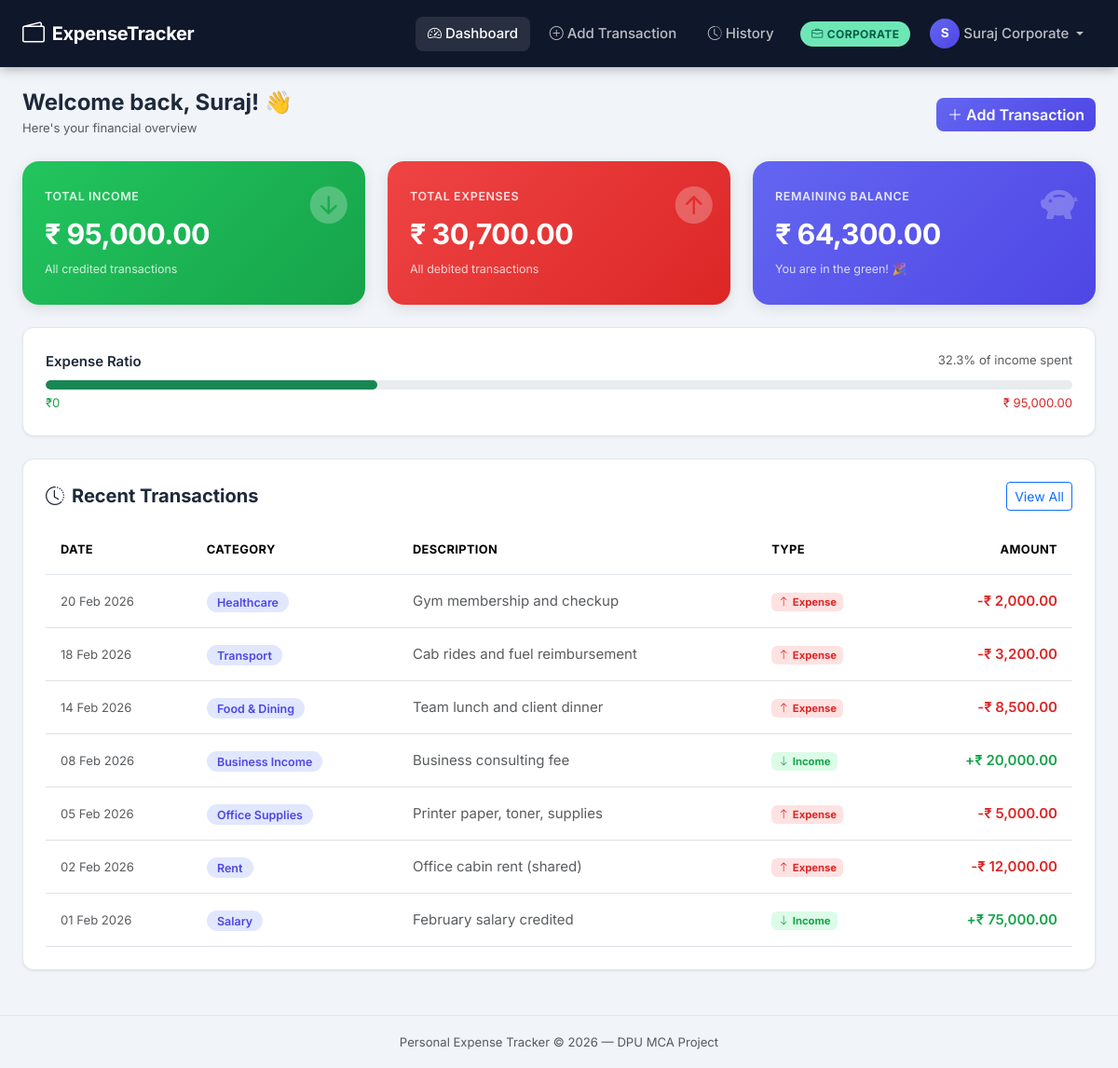
The app's page /dashboard.php (signed in) with its own data.
### tables this page shows
CREATE TABLE transactions (
    id INT(11) NOT NULL AUTO_INCREMENT,
    user_id INT(11) NOT NULL,
    amount DECIMAL(12,2) NOT NULL CHECK (amount > 0),
    type ENUM('Income','Expense') NOT NULL,
    category_id INT(11) NOT NULL,
    description VARCHAR(255) DEFAULT NULL,
    date DATE NOT NULL,
    created_at TIMESTAMP NOT NULL DEFAULT CURRENT_TIMESTAMP,

    PRIMARY KEY (id),

    CONSTRAINT fk_transactions_user
        FOREIGN KEY (user_id)
        REFERENCES users(id)
        ON DELETE CASCADE
        ON UPDATE CASCADE,

    CONSTRAINT fk_transactions_category
        FOREIGN KEY (category_id)
        REFERENCES categories(id)
        ON DELETE RESTRICT
        ON UPDATE CASCADE
);

CREATE TABLE categories (
    id INT(11) NOT NULL AUTO_INCREMENT,
    name VARCHAR(100) NOT NULL UNIQUE,
    type ENUM('Income','Expense','Both') NOT NULL DEFAULT 'Both',

    PRIMARY KEY (id)
);

### dashboard.php (the view, shortened to what this page needs)
<?php
$conn    = getConnection();
$user_id = (int) $_SESSION['user_id'];
$incomeRes = $conn->query(
    "SELECT COALESCE(SUM(amount), 0) AS total_income
     FROM transactions
     WHERE user_id = $user_id AND type = 'Income'"
);
$total_income = (float) $incomeRes->fetch_assoc()['total_income'];
$expenseRes = $conn->query(
    "SELECT COALESCE(SUM(amount), 0) AS total_expense
     FROM transactions
     WHERE user_id = $user_id AND type = 'Expense'"
);
$total_expense = (float) $expenseRes->fetch_assoc()['total_expense'];
$balance = $total_income - $total_expense;
$recentRes = $conn->query(
    "SELECT t.id, t.amount, t.type, t.description, t.date,
            c.name AS category_name
     FROM transactions t
     JOIN categories c ON t.category_id = c.id
     WHERE t.user_id = $user_id
     ORDER BY t.date DESC, t.id DESC
     LIMIT 8"
);
$recent_transactions = $recentRes->fetch_all(MYSQLI_ASSOC);
function rupees(float $val): string {
    return '₹ ' . number_format($val, 2);
}
?>
<!DOCTYPE html>
<html lang="en">
<head>
    <link rel="stylesheet" href="https://cdn.jsdelivr.net/npm/bootstrap@5.3.2/dist/css/bootstrap.min.css"/>
    <link rel="stylesheet" href="https://cdn.jsdelivr.net/npm/bootstrap-icons@1.11.3/font/bootstrap-icons.min.css"/>
    <link rel="stylesheet" href="style.css"/>
</head>
<body class="app-body">
<nav class="navbar navbar-expand-lg app-navbar">
    <div class="container-fluid px-4">
        <a class="navbar-brand d-flex align-items-center gap-2" href="dashboard.php">
            <i class="bi bi-wallet2 fs-4"></i>
            <span class="fw-bold">ExpenseTracker</span>
        </a>
        <div class="collapse navbar-collapse" id="navMenu">
            <ul class="navbar-nav ms-auto align-items-center gap-2">
                <li class="nav-item">
                    <a class="nav-link active" href="dashboard.php">
                        <i class="bi bi-speedometer2 me-1"></i>Dashboard
                    </a>
                </li>
                <li class="nav-item">
                    <a class="nav-link" href="add_transaction.php">
                        <i class="bi bi-plus-circle me-1"></i>Add Transaction
                    </a>
                </li>
                <li class="nav-item">
                    <a class="nav-link" href="history.php">
                        <i class="bi bi-clock-history me-1"></i>History
                    </a>
                </li>
                <li class="nav-item ms-2">
                    <span class="role-badge badge-<?= strtolower($_SESSION['user_role']) ?>">
                        <i class="bi bi-<?= $_SESSION['user_role'] === 'Student' ? 'mortarboard' : 'briefcase' ?> me-1"></i>
                        <?= htmlspecialchars($_SESSION['user_role']) ?>
                    </span>
                </li>
                <li class="nav-item dropdown">
                    <a class="nav-link dropdown-toggle d-flex align-items-center gap-1" href="#"
                       data-bs-toggle="dropdown">
                        <div class="avatar-circle">
                            <?= strtoupper(substr($_SESSION['username'], 0, 1)) ?>
                        </div>
                        <span><?= htmlspecialchars($_SESSION['username']) ?></span>
                    </a>
                </li>
            </ul>
        </div>
    </div>
</nav>
<main class="container-fluid px-4 py-4">
    <div class="d-flex align-items-center justify-content-between mb-4 flex-wrap gap-2">
        <div>
            <h4 class="fw-bold mb-0">Welcome back, <?= htmlspecialchars(explode(' ', $_SESSION['username'])[0]) ?>! 👋</h4>
            <small class="text-muted">Here's your financial overview</small>
        </div>
        <a href="add_transaction.php" class="btn btn-primary">
            <i class="bi bi-plus-lg me-1"></i>Add Transaction
        </a>
    </div>
    <div class="row g-4 mb-4">
        <div class="col-12 col-md-4">
            <div class="summary-card income-card">
                <div class="card-icon"><i class="bi bi-arrow-down-circle-fill"></i></div>
                <div class="card-label">Total Income</div>
                <div class="card-amount"><?= rupees($total_income) ?></div>
                <div class="card-sub">All credited transactions</div>
            </div>
        </div>
        <div class="col-12 col-md-4">
            <div class="summary-card expense-card">
                <div class="card-icon"><i class="bi bi-arrow-up-circle-fill"></i></div>
                <div class="card-label">Total Expenses</div>
                <div class="card-amount"><?= rupees($total_expense) ?></div>
                <div class="card-sub">All debited transactions</div>
            </div>
        </div>
        <div class="col-12 col-md-4">
            <div class="summary-card balance-card <?= $balance < 0 ? 'negative' : '' ?>">
                <div class="card-icon"><i class="bi bi-piggy-bank-fill"></i></div>
                <div class="card-label">Remaining Balance</div>
                <div class="card-amount"><?= rupees($balance) ?></div>
                <div class="card-sub"><?= $balance >= 0 ? 'You are in the green! 🎉' : 'Expenses exceed income!' ?></div>
            </div>
        </div>
    </div>
    <?php if ($total_income > 0): ?>
    <div class="info-card mb-4">
        <div class="d-flex justify-content-between mb-2">
            <span class="fw-semibold">Expense Ratio</span>
            <span class="text-muted small">
                <?= round(($total_expense / $total_income) * 100, 1) ?>% of income spent
            </span>
        </div>
        <?php $ratio = min(100, ($total_expense / $total_income) * 100); ?>
        <div class="progress" style="height: 10px; border-radius: 999px;">
            <div class="progress-bar <?= $ratio > 80 ? 'bg-danger' : ($ratio > 60 ? 'bg-warning' : 'bg-success') ?>"
                 style="width: <?= $ratio ?>%; border-radius: 999px; transition: width 1s ease;">
            </div>
        </div>
        <div class="d-flex justify-content-between mt-1">
            <small class="text-success">₹0</small>
            <small class="text-danger"><?= rupees($total_income) ?></small>
        </div>
    </div>
    <?php endif; ?>
    <div class="info-card">
        <div class="d-flex align-items-center justify-content-between mb-3">
            <h5 class="fw-bold mb-0"><i class="bi bi-clock-history me-2"></i>Recent Transactions</h5>
            <a href="history.php" class="btn btn-sm btn-outline-primary">View All</a>
        </div>
        <?php if (empty($recent_transactions)): ?>
            <div class="empty-state py-5 text-center">
                <i class="bi bi-inbox fs-1 text-muted"></i>
                <p class="mt-2 text-muted">No transactions yet. <a href="add_transaction.php">Add your first one!</a></p>
            </div>
        <?php else: ?>
            <div class="table-responsive">
                <table class="table table-hover align-middle mb-0">
                    <thead class="table-head">
                        <tr>
                            <th>Date</th>
                            <th>Category</th>
                            <th>Description</th>
                            <th>Type</th>
                            <th class="text-end">Amount</th>
                        </tr>
                    </thead>
                    <tbody>
                        <?php foreach ($recent_transactions as $txn): ?>
                        <tr>
                            <td>
                                <span class="text-muted small">
                                    <?= date('d M Y', strtotime($txn['date'])) ?>
                                </span>
                            </td>
                            <td>
                                <span class="category-pill"><?= htmlspecialchars($txn['category_name']) ?></span>
                            </td>
                            <td class="text-muted">
                                <?= htmlspecialchars($txn['description'] ?: '—') ?>
                            </td>
                            <td>
                                <?php if ($txn['type'] === 'Income'): ?>
                                    <span class="badge bg-success-subtle text-success">
                                        <i class="bi bi-arrow-down me-1"></i>Income
                                    </span>
                                <?php else: ?>
                                    <span class="badge bg-danger-subtle text-danger">
                                        <i class="bi bi-arrow-up me-1"></i>Expense
                                    </span>
                                <?php endif; ?>
                            </td>
                            <td class="text-end fw-semibold <?= $txn['type'] === 'Income' ? 'text-success' : 'text-danger' ?>">
                                <?= $txn['type'] === 'Income' ? '+' : '-' ?><?= rupees((float)$txn['amount']) ?>
                            </td>
                        </tr>
                        <?php endforeach; ?>
                    </tbody>
                </table>
            </div>
        <?php endif; ?>
    </div>
</main>
<footer class="text-center py-3 mt-4">
    <small class="text-muted">Personal Expense Tracker &copy; <?= date('Y') ?> — DPU MCA Project</small>
</footer>
</body>
</html>

### style.css (style rules this page uses)
:root { --primary: #6366f1; --primary-dark: #4f46e5; --primary-light: #e0e7ff; --success: #22c55e; --success-light: #dcfce7; --danger: #ef4444; --danger-light: #fee2e2; --warning: #f59e0b; --warning-light: #fef3c7; --bg: #f1f5f9; --card-bg: #ffffff; --navbar-bg: #0f172a; --text-main: #1e293b; --text-muted: #64748b; --border: #e2e8f0; --shadow-sm: 0 1px 3px rgba(0,0,0,.08); --shadow-md: 0 4px 16px rgba(0,0,0,.10); --shadow-lg: 0 8px 32px rgba(0,0,0,.14); --radius: 12px; --radius-lg: 18px; }
*, *::before, *::after { box-sizing: border-box; }
body { font-family: 'Inter', system-ui, -apple-system, sans-serif; color: var(--text-main); font-size: 0.9375rem; line-height: 1.6; }
.app-body { background: var(--bg); min-height: 100vh; }
.app-navbar { background: var(--navbar-bg) !important; box-shadow: 0 2px 12px rgba(0,0,0,.3); padding-top: .75rem; padding-bottom: .75rem; }
.app-navbar .navbar-brand { color: #fff !important; letter-spacing: -.3px; }
.app-navbar .nav-link { color: rgba(255,255,255,.72) !important; font-weight: 500; transition: color .15s; border-radius: 8px; padding: .4rem .8rem !important; }
.app-navbar .nav-link:hover, .app-navbar .nav-link.active { color: #fff !important; background: rgba(255,255,255,.1); }
.avatar-circle { width: 32px; height: 32px; border-radius: 50%; background: linear-gradient(135deg, var(--primary), var(--primary-dark)); color: #fff; font-weight: 700; font-size: .85rem; display: flex; align-items: center; justify-content: center; }
.role-badge { display: inline-flex; align-items: center; padding: .25rem .75rem; border-radius: 999px; font-size: .75rem; font-weight: 700; letter-spacing: .4px; text-transform: uppercase; }
.badge-corporate { background: #6ee7b7; color: #065f46; }
.info-card { background: var(--card-bg); border-radius: var(--radius); box-shadow: var(--shadow-sm); padding: 1.5rem; border: 1px solid var(--border); }
.summary-card { border-radius: var(--radius-lg); padding: 1.75rem 1.5rem; color: #fff; position: relative; overflow: hidden; box-shadow: var(--shadow-md); transition: transform .2s, box-shadow .2s; }
.income-card { background: linear-gradient(135deg, #22c55e, #16a34a); }
.expense-card { background: linear-gradient(135deg, #ef4444, #dc2626); }
.balance-card { background: linear-gradient(135deg, #6366f1, #4f46e5); }
.summary-card .card-icon { font-size: 2.5rem; opacity: .25; position: absolute; top: 1rem; right: 1.2rem; }
.summary-card .card-label { font-size: .78rem; font-weight: 600; text-transform: uppercase; letter-spacing: .6px; opacity: .85; margin-bottom: .35rem; }
.summary-card .card-amount { font-size: 1.9rem; font-weight: 700; letter-spacing: -.5px; margin-bottom: .2rem; }
.summary-card .card-sub { font-size: .78rem; opacity: .78; }
.table-head { background: #f8fafc; font-size: .8rem; font-weight: 600; text-transform: uppercase; letter-spacing: .4px; color: var(--text-muted); }
.table-head th { padding: .85rem 1rem; border-bottom: 1px solid var(--border); }
.table td, .table th { padding: 1rem; vertical-align: middle; }
.table tbody tr { transition: background .15s; }
.category-pill { background: var(--primary-light); color: var(--primary-dark); padding: .22rem .7rem; border-radius: 999px; font-size: .78rem; font-weight: 600; }
.btn-primary { background: linear-gradient(135deg, var(--primary), var(--primary-dark)) !important; border: none !important; font-weight: 600; border-radius: 8px !important; transition: transform .15s, box-shadow .15s; }
.bg-success-subtle { background: var(--success-light) !important; }
.bg-danger-subtle { background: var(--danger-light) !important; }
.text-success { color: #16a34a !important; }
.text-danger { color: #dc2626 !important; }
footer { border-top: 1px solid var(--border); }

### records on screen
transactions: date "20 Feb 2026", category.name "Healthcare", description "Gym membership and checkup", type "Expense" (drawn), amount "₹ 2,000.00"
transactions: date "18 Feb 2026", category.name "Transport", description "Cab rides and fuel reimbursement", type "Expense" (drawn), amount "₹ 3,200.00"
transactions: date "14 Feb 2026", category.name "Food & Dining", description "Team lunch and client dinner", type "Expense" (drawn), amount "₹ 8,500.00"
transactions: date "08 Feb 2026", category.name "Business Income", description "Business consulting fee", type "Income" (drawn), amount "₹ 20,000.00"
transactions: date "05 Feb 2026", category.name "Office Supplies", description "Printer paper, toner, supplies", type "Expense" (drawn), amount "₹ 5,000.00"
transactions: date "02 Feb 2026", category.name "Rent", description "Office cabin rent (shared)", type "Expense" (drawn), amount "₹ 12,000.00"
transactions: date "01 Feb 2026", category.name "Salary", description "February salary credited", type "Income" (drawn), amount "₹ 75,000.00"

### other values on screen
$_SESSION['user_role'] "CORPORATE"
substr($_SESSION['username'], 0, 1) "S"
$_SESSION['username'] "Suraj Corporate"
explode(' ', $_SESSION['username'])[0] "Suraj"
rupees($total_income) "₹ 95,000.00"
rupees($total_expense) "₹ 30,700.00"
rupees($balance) "₹ 64,300.00"
